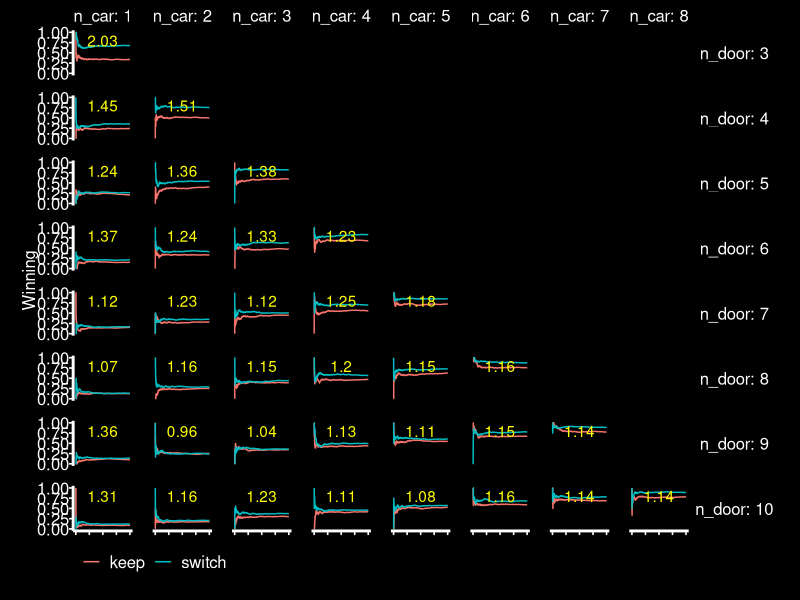

Source code (R):
## ---- chunk 1
knitr::opts_chunk$set(echo = TRUE)
library(ggplot2)
library(dplyr)

theme_presentation<- function(base_size = 12, base_family = "") {
  # Starts with theme_grey and then modify some parts
  theme_bw(base_size = base_size, base_family = base_family) %+replace%
    theme(
      strip.background = element_blank(),
      strip.text.x = element_text(size = 12,colour="white"),
      strip.text.y = element_text(size = 12,colour="white"),
      axis.text.x = element_text(size=12,colour="white"),
      axis.text.y = element_text(size=12,colour="white",hjust=1),
      axis.ticks =  element_line(colour = "white"), 
      axis.title.x= element_text(size=12,colour="white"),
      axis.title.y= element_text(size=12,angle=90,colour="white"),
      axis.title.y.right= element_text(size=12,angle=90,colour="white"),
      panel.background = element_rect(fill="black"), 
      panel.border =element_blank(),  
      panel.grid.major = element_blank(), 
      panel.grid.minor = element_blank(), 
      panel.spacing = unit(1, "lines"), 
      plot.background = element_rect(fill="black"), 
      plot.title =element_text(size=12,colour="white"), 
      plot.margin = unit(c(0,1,0,1), "lines"),
      legend.background=element_rect(fill=NA, color=NA),
      legend.title=element_text(size=12,colour="white"),
      legend.text=element_text(size=12,colour="white"),
      legend.key = element_rect( fill = NA, colour=NA),
      legend.key.size = unit(c(1, 1), "lines"), 
      legend.position="bottom",
      legend.margin=margin(0,0,0,0),
      axis.line.x = element_line(color="white", size = 1),
        axis.line.y = element_line(color="white", size = 1)
    )
}
## ---- chunk 2
monty <- function(model = "keep", num = 100) {
  results <- c()
  mds <- c()
  ids <- c()
  for (md in model)
  {
    for (i in 1:num)
    {
      mds <- c(mds, md)
      ids <- c(ids, i)
      doors <- c("Door 1", "Door 2", "Door 3")
      car_door <- sample(doors, 1)
      goat_doors <- doors[doors != car_door]
      choice <- doors[runif(1, 2, 3)]
      if (md == "keep") {
        results <- c(results, choice == car_door)
      }
      if (md == "switch")
      {
        reveal <- sample(goat_doors[goat_doors != choice], 1)
        results <-
          c(results, doors[doors != choice & doors != reveal] == car_door)
      }
    }
  }
  
  #ids[ids>n] <- (ids[ids>n] %% (n+1) + 1)
  out <- data.frame(run = ids,
                    strategy = mds,
                    result = results)
  cumsum <- out %>% group_by(strategy) %>% summarise(z=cumsum(result))
  out$cum_win <- cumsum$z
  return(out)
  
}

montyDoors <- function(model = "keep", num = 100, d = 3, c=1) {
  results <- c()
  mds <- c()
  ids <- c()
  ncar <- c()
  ndoor <- c()
  for(nd in 3:d)
  {
    for(nc in 1:min(c,nd-2))
    {
  for (md in model)
  {
    for (i in 1:num)
    {
      ndoor <- c(ndoor,nd)
      ncar <- c(ncar,nc)
      mds <- c(mds, md)
      ids <- c(ids, i)
      doors <- paste("Door #", seq(1,nd))
      car_doors <- sample(doors, nc)
      goat_doors <- doors[!(doors %in% car_doors)]
      choice <- sample(doors,1)
      if (md == "keep") {
        results <- c(results, choice %in% car_doors)
      }
      if (md == "switch")
      {
        reveal <- sample(goat_doors[goat_doors != choice], 1)
        new_choice <- sample(doors[doors != choice & doors!=reveal],1)
        results <-c(results, new_choice %in% car_doors)
      }
    }
  }
    }
  }

  
  #ids[ids>n] <- (ids[ids>n] %% (n+1) + 1)
  out <- data.frame(run = ids,
                    n_car = ncar,
                    n_door = ndoor,
                    strategy = mds,
                    result = results)
  out <- out %>% group_by(strategy, n_door, n_car) %>% arrange(run) %>% summarise(run=run,result=result,cum_win=cumsum(result), final=NA)
  for (j in 1:nrow(out))
  {
    if(out$run[j]==num & out$strategy[j]=="switch")
    {
      d <- out$n_door[j]
      c <- out$n_car[j]
      hub <- subset(out, out$run==num & out$n_door==d & out$n_car ==c)
      out$final[j] <- round(hub$cum_win[hub$strategy=="switch"] / hub$cum_win[hub$strategy=="keep"],2)
    }
  }
  return(data.frame(out))
  
}





m <- montyDoors(model=c("keep","switch"), num = 1000, d=10 , c=8)
  
ggplot(m, aes(x=run)) +
  #geom_point(aes(y=as.numeric(result),color="Individual"),alpha=0.05) +
  #geom_jitter(aes(y=as.numeric(result),color="Individual"),alpha=0.1, height = 0.02) +
  #geom_segment(aes(xend=run, y=as.numeric(result),yend=cum_win/run, color=result), alpha=0.4,  size=0.2) +
  geom_path(aes(y=cum_win/run, color=strategy)) +
  facet_grid(n_door~n_car, labeller = label_both) +
  labs(color="", linetype="") +
  theme_presentation() +
  theme(legend.box="vertical", legend.direction = "horizontal", legend.justification = "left", legend.box.just = "left", legend.spacing = unit(-1,"lines"), axis.title.x=element_blank(), axis.text.x = element_blank()) +
  ylab("Winning") +
  guides(colour = guide_legend(override.aes = list(alpha = 1, size=2))) +
  geom_text(data=m[!is.na(m$final),], aes(x=max(m$run)/2, y=0.8, label=final), x=max(m$run,na.rm=T)/ 2, y=0.8, color="yellow") 
  
